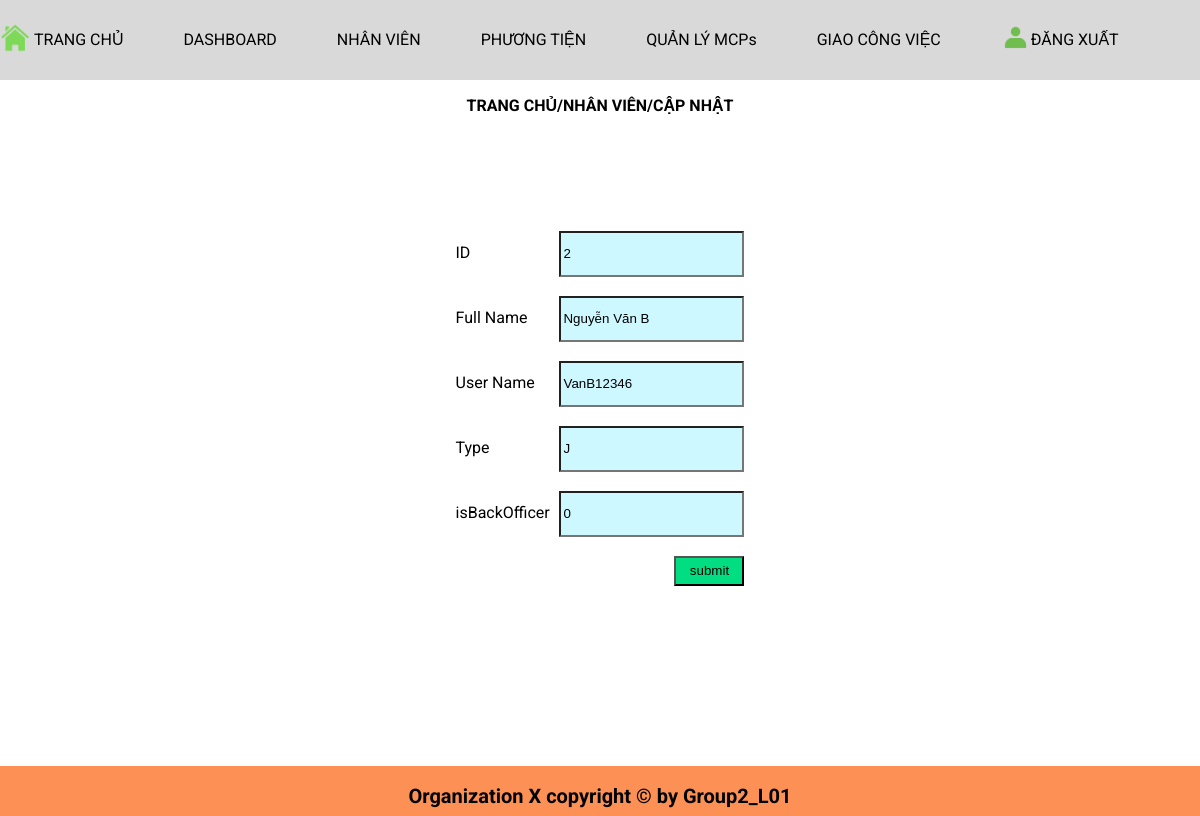
Screenshot of /Nhanvien/edit_form.php?id=2 with the database file from the repository.
### tables this page shows
CREATE TABLE `staff_db` (
  `ID` int(255) UNSIGNED NOT NULL,
  `FULL_NAME` varchar(255) DEFAULT NULL,
  `USER_NAME` varchar(255) DEFAULT NULL,
  `TYPE` varchar(255) NOT NULL,
  `isBackOfficer` tinyint(1) NOT NULL,
  `AGE` int(40) NOT NULL
);

### Nhanvien/edit_form.php (the view, shortened to what this page needs)
<!DOCTYPE html>
<html lang="en">
<head>
    <link rel="stylesheet" href="template.css">
    <link rel="stylesheet" href="staff.css">
</head>
<body>
    <header>
        <div class="inner-header">
            <span class="menu">
                <li><img src="./images/home.png" width="30px" class="icon"> <a href="./home.html">TRANG CHỦ
                    </a>
                </li>
                <li><a href="./home.html">DASHBOARD</a> </li>
                <li><a href="#">NHÂN VIÊN</a> </li>
                <li><a href="#">PHƯƠNG TIỆN</a> </li>
                <li><a href="#">QUẢN LÝ MCPs</a> </li>
                <li><a href="#">GIAO CÔNG VIỆC</a> </li>
                <li><img src="./images/user.png" width="30px" class="icon"><a href="#">ĐĂNG XUẤT</a> </li>
            </span>
        </div>
        <p style="text-align: center; font-weight: bold">TRANG CHỦ/NHÂN VIÊN/CẬP NHẬT</p>
    </header>
    <?php
    $con = mysqli_connect("localhost", 'root', '', "examples");
    $id = $_GET['id'];
    $sql = "SELECT * FROM staff_db where id='$id'";
    $result = mysqli_query($con, $sql);
    while ($row = mysqli_fetch_assoc($result)) {
        $id = $row['ID'];
        $full_name = $row['FULL_NAME'];
        $user_name = $row['USER_NAME'];
        $type = $row['TYPE'];
        $isBackOfficer = $row['isBackOfficer'];
    }
    ?>
    <form action="edit.php" method="POST">
        <div>
            <label>ID</label>
            <input type="number" name="_id" value="<?php echo $id; ?>"><br></br>
            <label>Full Name</label>
            <input type="text" name="_full_name" value="<?php echo $full_name; ?>"><br></br>
            <label>User Name</label>
            <input type="text" name="_user_name" value="<?php echo $user_name; ?>"><br></br>
            <label>Type</label>
            <input type="text" name="_type" value="<?php echo $type; ?>"><br></br>
            <label>isBackOfficer</label>
            <input type="number" name="_isBackOfficer" value="<?php echo $isBackOfficer; ?>"><br></br>
            <input type="submit" value="submit" style="width: 70px; height: 30px; float: right; background-color: rgb(1, 222, 130)">
        </div>
    </form>
    <footer>
        <span>Organization X copyright © by Group2_L01</span>
    </footer>
</body>
</html>

### Nhanvien/template.css (style rules this page uses)
body { display: flex; justify-content: center; align-items: center; height: 100vh; font-family: 'Roboto', sans-serif; }
header { display: inline-block; position: fixed; justify-content: center; align-items: center; top: 0; width: 100%; z-index: 100; background-color: rgb(217, 217, 217); height: 80px; }
.icon { position: relative; top: 7px; }
.inner-header { max-width: 1200px; height: 100%; display: flex; align-items: center; margin: 0 auto; }
.menu { display: flex; align-items: center; list-style: none; min-width: 1200px; }
.menu li { height: 56px; margin-right: 5%; }
.menu li a { color: black; line-height: 56px; height: 56px; font-size: 1rem; text-decoration: none; }
footer { display: flex; position: fixed; justify-content: center; align-items: center; bottom: 0; width: 100%; z-index: 100; background-color: rgb(253, 145, 85); height: 50px; }
footer span { position: fixed; bottom: 8px; color: black; font-size: 20px; font-weight: bold; }

### Nhanvien/staff.css (style rules this page uses)
input { background-color: #cef8ff; height: 40px; }
label { width: 100px; display: inline-block; text-align: left; }

### rows the page displays
staff_db: _id "2", _full_name "Nguyễn Văn B", _user_name "VanB12346", _type "J", _isBackOfficer "0"
